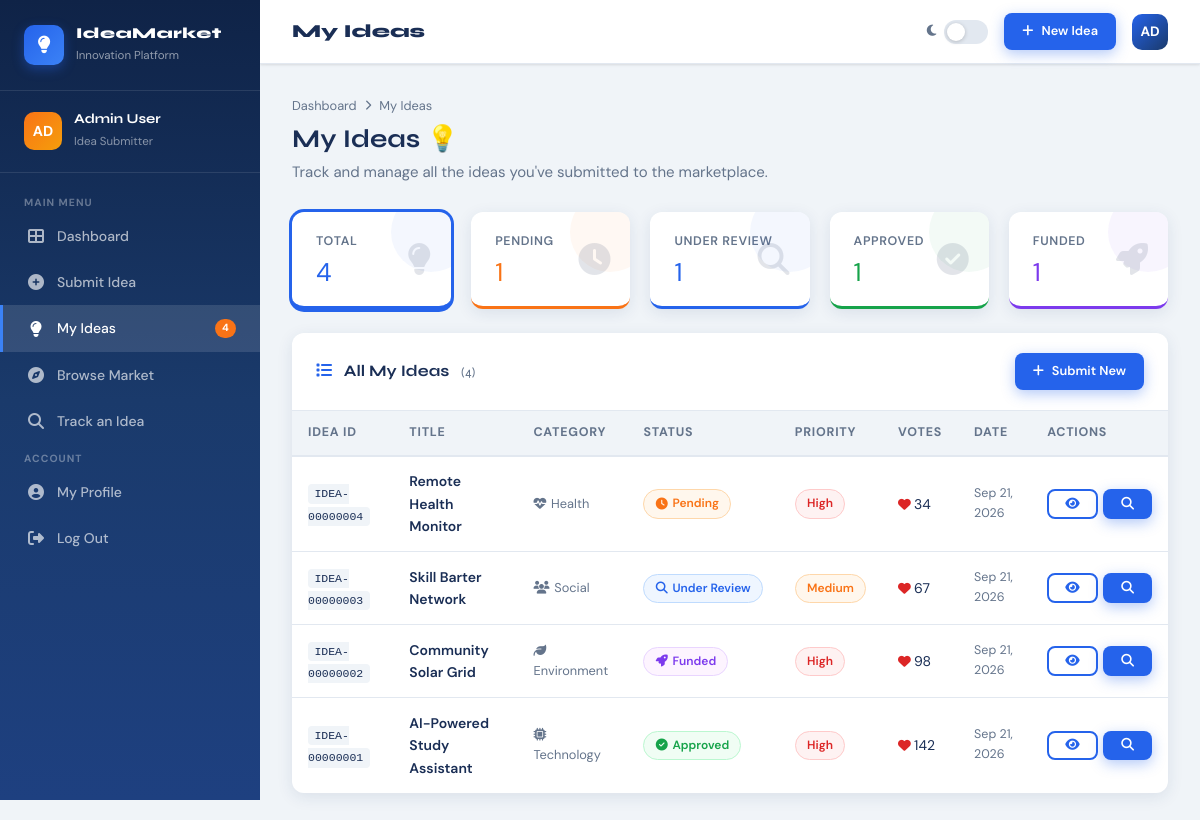
The page /my-ideas.php (signed in) on the database its author committed.
### tables this page shows
CREATE TABLE IF NOT EXISTS ideas (
    id             INT UNSIGNED AUTO_INCREMENT PRIMARY KEY,
    idea_id        VARCHAR(20) NOT NULL UNIQUE,
    user_id        INT UNSIGNED NOT NULL,
    category_id    SMALLINT UNSIGNED NOT NULL DEFAULT 8,
    title          VARCHAR(255) NOT NULL,
    tagline        VARCHAR(255) NULL,
    description    TEXT NOT NULL,
    problem        TEXT NULL,
    solution       TEXT NULL,
    target_market  TEXT NULL,
    funding_goal   DECIMAL(12,2) NULL,
    funding_raised DECIMAL(12,2) NOT NULL DEFAULT 0.00,
    status         ENUM('pending','review','approved','funded','closed') NOT NULL DEFAULT 'pending',
    priority       ENUM('high','medium','low') NOT NULL DEFAULT 'medium',
    assigned_to    INT UNSIGNED NULL,
    vote_count     INT UNSIGNED NOT NULL DEFAULT 0,
    view_count     INT UNSIGNED NOT NULL DEFAULT 0,
    is_featured    TINYINT(1) NOT NULL DEFAULT 0,
    tags           VARCHAR(500) NULL,
    created_at     DATETIME NOT NULL DEFAULT CURRENT_TIMESTAMP,
    updated_at     DATETIME NOT NULL DEFAULT CURRENT_TIMESTAMP ON UPDATE CURRENT_TIMESTAMP,
    FOREIGN KEY (user_id)     REFERENCES users(id) ON DELETE CASCADE,
    FOREIGN KEY (category_id) REFERENCES categories(id),
    FOREIGN KEY (assigned_to) REFERENCES users(id) ON DELETE SET NULL,
    INDEX idx_status   (status),
    INDEX idx_user     (user_id),
    INDEX idx_category (category_id),
    INDEX idx_created  (created_at),
    INDEX idx_featured (is_featured)
);

CREATE TABLE IF NOT EXISTS categories (
    id    SMALLINT UNSIGNED AUTO_INCREMENT PRIMARY KEY,
    name  VARCHAR(80) NOT NULL,
    slug  VARCHAR(80) NOT NULL UNIQUE,
    icon  VARCHAR(40) NOT NULL DEFAULT 'fa-lightbulb',
    color VARCHAR(20) NOT NULL DEFAULT '#2563eb'
);

### includes/auth.php (called while the page is built, shortened)
<?php
function currentUser(): array {
    return [
        'id'        => $_SESSION['user_id']   ?? null,
        'name'      => $_SESSION['user_name'] ?? '',
        'email'     => $_SESSION['user_email'] ?? '',
        'role'      => $_SESSION['role']       ?? 'user',
        'initials'  => strtoupper(substr($_SESSION['user_name'] ?? 'U', 0, 2)),
    ];
}

### my-ideas.php (the view, shortened to what this page needs)
<?php
require_once 'includes/auth.php';
require_once 'includes/functions.php';
$user   = currentUser();
$status = $_GET['status'] ?? '';
$page   = max(1, (int)($_GET['page'] ?? 1));
$perPage = 10;
$where  = ['i.user_id = ?'];
$params = [$user['id']];
$whereSQL = 'WHERE ' . implode(' AND ', $where);
$total    = $pdo->prepare("SELECT COUNT(*) FROM ideas i $whereSQL");
$total->execute($params);
$totalCount = $total->fetchColumn();
$pg = paginate($totalCount, $perPage, $page);
$stmt = $pdo->prepare("
  SELECT i.*, c.name AS cat_name, c.icon AS cat_icon
  FROM ideas i JOIN categories c ON i.category_id=c.id
  $whereSQL ORDER BY i.created_at DESC LIMIT $perPage OFFSET {$pg['offset']}
");
$stmt->execute($params);
$ideas = $stmt->fetchAll();
$userStats = getUserStats($pdo, $user['id']);
?>
<!DOCTYPE html>
<html lang="en">
<head>
  <link rel="stylesheet" href="https://cdnjs.cloudflare.com/ajax/libs/font-awesome/6.5.0/css/all.min.css">
  <link rel="stylesheet" href="assets/css/main.css">
</head>
<body>
<div class="layout-wrapper">
  <aside class="sidebar">
    <div class="sidebar-brand">
      <div class="brand-icon"><i class="fas fa-lightbulb"></i></div>
      <div class="brand-text"><h6>IdeaMarket</h6><span>Innovation Platform</span></div>
    </div>
    <div class="sidebar-user">
      <div class="user-avatar"><?= strtoupper(substr($user['name'],0,2)) ?></div>
      <div class="user-info"><h6><?= e($user['name']) ?></h6><span>Idea Submitter</span></div>
    </div>
    <nav class="sidebar-nav">
      <span class="nav-section-label">Main Menu</span>
      <a href="dashboard.php"><i class="fas fa-th-large"></i> Dashboard</a>
      <a href="submit-idea.php"><i class="fas fa-plus-circle"></i> Submit Idea</a>
      <a href="my-ideas.php" class="active"><i class="fas fa-lightbulb"></i> My Ideas <span class="badge-count"><?= $userStats['total'] ?></span></a>
      <a href="browse.php"><i class="fas fa-compass"></i> Browse Market</a>
      <a href="track.php"><i class="fas fa-search"></i> Track an Idea</a>
      <span class="nav-section-label" style="margin-top:.5rem;">Account</span>
      <a href="profile.php"><i class="fas fa-user-circle"></i> My Profile</a>
      <a href="logout.php"><i class="fas fa-sign-out-alt"></i> Log Out</a>
    </nav>
  </aside>
  <main class="main-content">
    <header class="top-header">
      <div style="display:flex;align-items:center;gap:1rem;">
        <span class="page-title">My Ideas</span>
      </div>
      <div class="header-right">
        <div class="dark-toggle"><i class="fas fa-moon" style="font-size:.8rem;"></i><div class="toggle-switch"></div></div>
        <a href="submit-idea.php" class="btn btn-primary btn-sm"><i class="fas fa-plus"></i> New Idea</a>
        <div class="header-avatar"><?= strtoupper(substr($user['name'],0,2)) ?></div>
      </div>
    </header>
    <div class="page-body fade-in">
      <div class="page-header">
        <div class="breadcrumb"><a href="dashboard.php">Dashboard</a><i class="fas fa-chevron-right" style="font-size:.65rem;"></i> My Ideas</div>
        <h1>My Ideas 💡</h1>
        <p>Track and manage all the ideas you've submitted to the marketplace.</p>
      </div>
      <div class="stat-cards" style="grid-template-columns:repeat(5,1fr);margin-bottom:1.5rem;">
        <?php foreach ([['Total','total','blue','fa-lightbulb'],['Pending','pending','orange','fa-clock'],['Under Review','review','blue','fa-search'],['Approved','approved','green','fa-check-circle'],['Funded','funded','purple','fa-rocket']] as [$lbl,$key,$col,$icon]): ?>
          <a href="my-ideas.php?status=<?= $key==='total'?'':$key ?>" class="stat-card <?= $col ?>" style="cursor:pointer;text-decoration:none;<?= $status===$key||($key==='total'&&!$status)?'box-shadow:0 0 0 3px var(--blue)':'' ?>">
            <div class="stat-label"><?= $lbl ?></div>
            <div class="stat-value" style="font-size:1.6rem;"><?= $userStats[$key] ?></div>
            <i class="fas <?= $icon ?> stat-icon"></i>
          </a>
        <?php endforeach; ?>
      </div>
      <div class="card">
        <div class="card-header">
          <span class="card-title"><i class="fas fa-list me-2" style="color:var(--blue)"></i>
            <?= $status ? ucfirst($status) . ' Ideas' : 'All My Ideas' ?>
            <span style="font-size:.78rem;color:var(--text-muted);font-weight:400;margin-left:.5rem;">(<?= $totalCount ?>)</span>
          </span>
          <a href="submit-idea.php" class="btn btn-primary btn-sm"><i class="fas fa-plus"></i> Submit New</a>
        </div>
        <div class="table-wrapper">
          <table id="myIdeasTable">
            <thead>
              <tr>
                <th>Idea ID</th><th>Title</th><th>Category</th><th>Status</th>
                <th>Priority</th><th>Votes</th><th>Date</th><th>Actions</th>
              </tr>
            </thead>
            <tbody>
              <?php if ($ideas): ?>
                <?php foreach ($ideas as $idea): ?>
                  <tr>
                    <td><code style="font-size:.72rem;background:var(--bg);padding:.2rem .4rem;border-radius:4px;"><?= e($idea['idea_id']) ?></code></td>
                    <td style="max-width:180px;font-weight:600;"><?= e(substr($idea['title'],0,32)) ?><?= strlen($idea['title'])>32?'…':'' ?></td>
                    <td style="font-size:.8rem;color:var(--text-muted);"><i class="fas <?= e($idea['cat_icon']) ?>" style="margin-right:.3rem;"></i><?= e($idea['cat_name']) ?></td>
                    <td><?= statusBadge($idea['status']) ?></td>
                    <td><?= priorityBadge($idea['priority']) ?></td>
                    <td><i class="fas fa-heart" style="color:var(--red);font-size:.8rem;margin-right:.2rem;"></i><?= $idea['vote_count'] ?></td>
                    <td style="font-size:.78rem;color:var(--text-muted);"><?= formatDate($idea['created_at'],'M j, Y') ?></td>
                    <td>
                      <div style="display:flex;gap:.35rem;">
                        <a href="idea.php?id=<?= $idea['id'] ?>" class="btn btn-outline btn-sm" title="View"><i class="fas fa-eye"></i></a>
                        <a href="track.php?id=<?= e($idea['idea_id']) ?>" class="btn btn-primary btn-sm" title="Track"><i class="fas fa-search"></i></a>
                      </div>
                    </td>
                  </tr>
                <?php endforeach; ?>
              <?php endif; ?>
            </tbody>
          </table>
        </div>
      </div>
    </div>
  </main>
</div>
</body>
</html>

### includes/functions.php (shortened to what this page needs)
<?php
function e(string $str): string {
    return htmlspecialchars($str, ENT_QUOTES, 'UTF-8');
}
function statusBadge(string $status): string {
    $map = [
        'pending'    => ['badge-pending',  'fa-clock',        'Pending'],
        'review'     => ['badge-review',   'fa-search',       'Under Review'],
        'approved'   => ['badge-approved', 'fa-check-circle', 'Approved'],
        'funded'     => ['badge-funded',   'fa-rocket',       'Funded'],
        'closed'     => ['badge-closed',   'fa-times-circle', 'Closed'],
    ];
    [$cls, $icon, $label] = $map[$status] ?? ['badge-review', 'fa-question', ucfirst($status)];
    return "<span class=\"badge $cls\"><i class=\"fas $icon\"></i> $label</span>";
}
function priorityBadge(string $priority): string {
    $map = [
        'high'   => 'badge-high',
        'medium' => 'badge-medium',
        'low'    => 'badge-low',
    ];
    $cls = $map[$priority] ?? 'badge-low';
    return "<span class=\"badge $cls\">" . ucfirst($priority) . "</span>";
}
function getUserStats(PDO $pdo, int $userId): array {
    $rows = $pdo->prepare("
        SELECT
            COUNT(*) AS total,
            SUM(status='pending')  AS pending,
            SUM(status='review')   AS review,
            SUM(status='approved') AS approved,
            SUM(status='funded')   AS funded
        FROM ideas WHERE user_id = ?
    ");
    $rows->execute([$userId]);
    return $rows->fetch() ?: ['total'=>0,'pending'=>0,'review'=>0,'approved'=>0,'funded'=>0];
}
function formatDate(string $date, string $fmt = 'M j, Y'): string {
    $dt = new DateTime($date, new DateTimeZone('Africa/Douala'));
    return $dt->format($fmt);
}
function paginate(int $total, int $perPage, int $current): array {
    $pages = max(1, (int)ceil($total / $perPage));
    return ['total_pages' => $pages, 'current' => max(1, min($current, $pages)), 'offset' => ($current - 1) * $perPage];
}

### rows shown on the page
ideas: idea "IDEA-00000004", title "Remote Health Monitor", category.name "Health", label "Pending", priority "High", vote_count "34", created_at "Sep 21, 2026"
ideas: idea "IDEA-00000003", title "Skill Barter Network", category.name "Social", label "Under Review", priority "Medium", vote_count "67", created_at "Sep 21, 2026"
ideas: idea "IDEA-00000002", title "Community Solar Grid", category.name "Environment", label "Funded", priority "High", vote_count "98", created_at "Sep 21, 2026"
ideas: idea "IDEA-00000001", title "AI-Powered Study Assistant", category.name "Technology", label "Approved", priority "High", vote_count "142", created_at "Sep 21, 2026"

### other values the page prints
substr($user['name'],0,2) "AD"
$user['name'] "Admin User"
$userStats['total'] "4"
$lbl "TOTAL"
$userStats[$key] "4"
$lbl "PENDING"
$userStats[$key] "1"
$lbl "UNDER REVIEW"
$lbl "APPROVED"
$lbl "FUNDED"
$totalCount "4"
